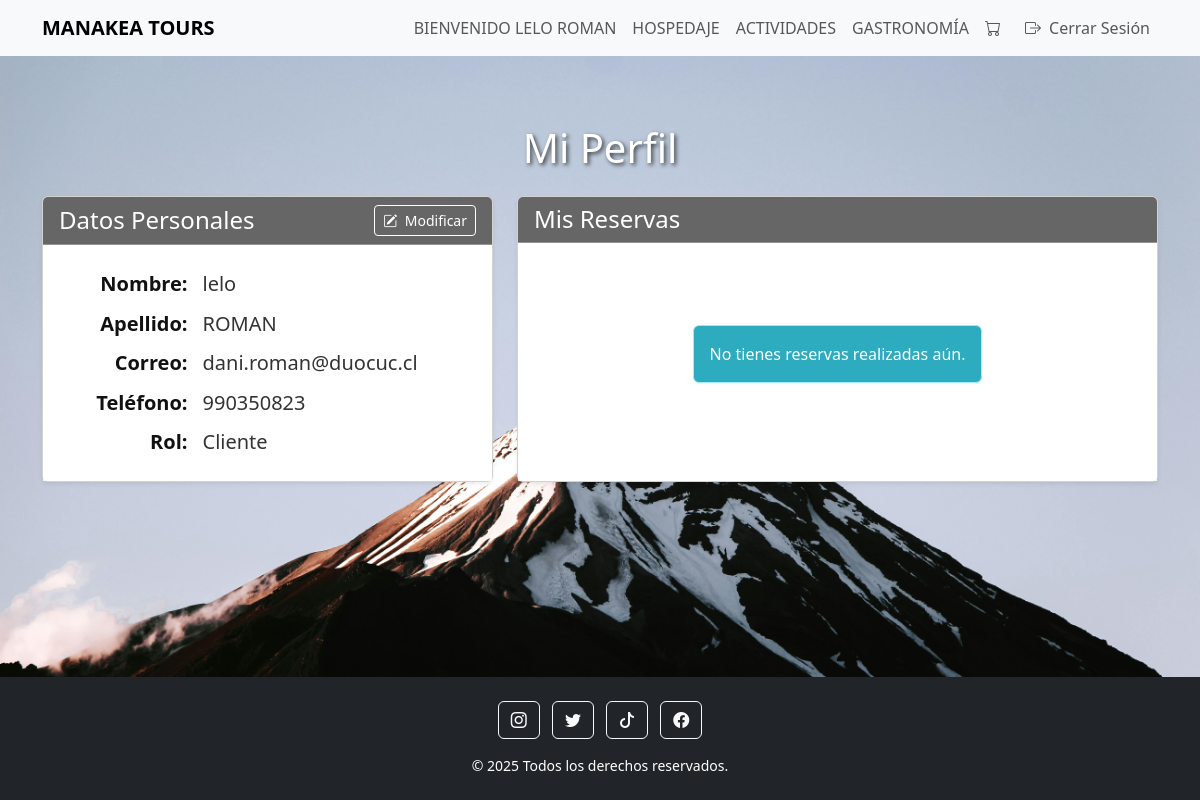
The app's page /perfil/ (signed in), older data.
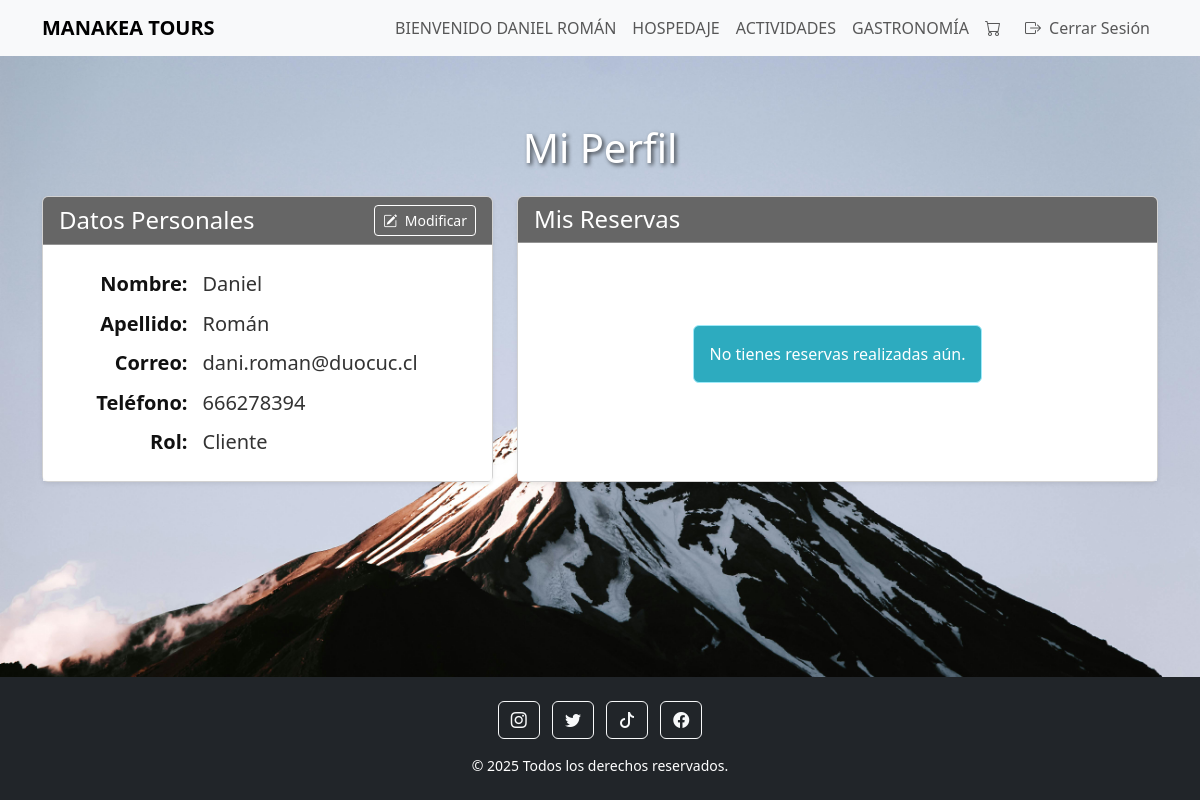
The same page, newer data.
### core/models.py (models this page shows, shortened)
class Usuario(AbstractBaseUser, PermissionsMixin):
    nombre = models.CharField(max_length=100)
    apellido = models.CharField(max_length=100)
    correo = models.EmailField(unique=True)
    telefono = models.CharField(max_length=20, blank=True, null=True) # Campo de teléfono
    tipo_usuario = models.ForeignKey(TipoUsuario, on_delete=models.SET_NULL, null=True, blank=True)
    is_active = models.BooleanField(default=True) # Indica si la cuenta está activa
    is_staff = models.BooleanField(default=False) # Necesario para acceder al admin de Django
    date_joined = models.DateTimeField(auto_now_add=True) # Fecha de creación del usuario
    objects = UsuarioManager() # Asigna tu Manager personalizado
    USERNAME_FIELD = 'correo' # Django usará 'correo' como campo de nombre de usuario para el login
    REQUIRED_FIELDS = ['nombre', 'apellido'] # Campos requeridos al crear un superusuario con createsuperuser
    class Meta:
        verbose_name = "Usuario"
        verbose_name_plural = "Usuarios"
    @property
    def is_cliente(self):
        return self.tipo_usuario and self.tipo_usuario.tipo_nombre == 'cliente'

### core/views.py (the view, shortened to what this page needs)
# urls.py: path('perfil/', views.perfil, name='perfil'),
@login_required(login_url='login')
def perfil(request):
    usuario_actual = request.user
    form_submitted_with_errors = False
    if request.method == 'POST':
        form = PerfilUsuarioForm(request.POST, instance=usuario_actual)
        if form.is_valid():
            form.save()
            messages.success(request, '¡Tus datos han sido actualizados correctamente!')
            return redirect('perfil')
        else:
            messages.error(request, 'Hubo un error al actualizar tus datos. Por favor, revisa el formulario.')
            form_submitted_with_errors = True
    else:
        form = PerfilUsuarioForm(instance=usuario_actual)
    reservas_data = []
    if is_cliente(usuario_actual):
        reservas_usuario = Reserva.objects.filter(usuario=usuario_actual).order_by('-fecha_reserva')
    context = {
        'form': form,
        'reservas': reservas_data,
        'form_submitted': form_submitted_with_errors,
        'user': usuario_actual,
    }
    return render(request, 'core/perfil.html', context)

### core/views.py (called while the page is built)
def is_cliente(user):
    return user.is_authenticated and user.is_cliente

### core/templates/core/perfil.html (shortened to what this page needs)
{% load static %}
<!DOCTYPE html>
<html lang="es">
<head>
    <link rel="stylesheet" href="{% static 'css/global.css'%}">
    <link href="https://cdn.jsdelivr.net/npm/bootstrap@5.3.0/dist/css/bootstrap.min.css" rel="stylesheet">
    <link rel="stylesheet" href="https://cdn.jsdelivr.net/npm/bootstrap-icons@1.10.5/font/bootstrap-icons.css">
    <link rel="stylesheet" href="https://cdnjs.cloudflare.com/ajax/libs/font-awesome/6.5.1/css/all.min.css" />
</head>
<body>
    <section class="bg-5">
        <nav class="navbar navbar-expand-md navbar-light bg-light">
            <div class="container">
                <a class="navbar-brand fw-bold" href="{% url 'inicioregistrado'%}">MANAKEA TOURS</a>
                <div class="collapse navbar-collapse justify-content-end" id="navbarNav">
                    <ul class="navbar-nav">
                        {% if user.is_authenticated %}
                            <li class="nav-item d-flex align-items-center">
                                <span class="nav-link welcome-message">BIENVENIDO {{ user.nombre|upper }} {{ user.apellido|upper }}</span>
                            </li>
                            <li class="nav-item">
                                <a class="nav-link" href="{% url 'hospedaje' %}">HOSPEDAJE</a>
                            </li>
                            <li class="nav-item">
                                <a class="nav-link" href="{% url 'actividad' %}">ACTIVIDADES</a>
                            </li>
                            <li class="nav-item">
                                <a class="nav-link" href="{% url 'gastronomia' %}">GASTRONOMÍA</a>
                            </li>
                            {% if user.is_cliente %}
                                <li class="nav-item">
                                    <a class="nav-link" href="{% url 'carrito' %}">
                                        <i class="bi bi-cart"></i>
                                    </a>
                                </li>
                            {% endif %}
                            <li class="nav-item">
                                <a class="nav-link btn btn-outline-danger btn-sm ms-2" href="{% url 'logout' %}">
                                    <i class="bi bi-box-arrow-right me-1"></i> Cerrar Sesión
                                </a>
                            </li>
                        {% endif %}
                    </ul>
                </div>
            </div>
        </nav>
        <div class="container my-5">
            <h1 class="text-center mb-4 text-white" style="text-shadow: 2px 2px 4px rgba(0,0,0,0.7);">Mi Perfil</h1>
            {% if user.is_authenticated %}
                <div class="row profile-row justify-content-center">
                    <div class="col-12 {% if user.is_cliente %}col-md-5{% else %}col-md-8{% endif %} profile-card-col mb-4">
                        <div class="card shadow-sm h-100">
                            <div class="card-header text-white d-flex justify-content-between align-items-center">
                                <h4 class="mb-0">Datos Personales</h4>
                                <button type="button" class="btn btn-outline-light btn-sm" id="toggleEditButton">
                                    <i class="bi bi-pencil-square me-1"></i> Modificar
                                </button>
                            </div>
                            <div class="card-body">
                                <div id="staticData">
                                    <p><strong>Nombre:</strong> <span>{{ user.nombre }}</span></p>
                                    <p><strong>Apellido:</strong> <span>{{ user.apellido }}</span></p>
                                    <p><strong>Correo:</strong> <span>{{ user.correo }}</span></p>
                                    <p><strong>Teléfono:</strong> <span>{{ user.telefono|default:"No registrado" }}</span></p>
                                    <p><strong>Rol:</strong>
                                        <span>
                                            {% if user.is_cliente %}Cliente
                                            {% elif user.is_anfitrion %}Anfitrión
                                            {% elif user.is_administrador %}Administrador
                                            {% else %}Desconocido (Rol no definido)
                                            {% endif %}
                                        </span>
                                    </p>
                                </div>
                            </div>
                        </div>
                    </div>
                    {% if user.is_cliente %}
                        <div class="col-12 col-md-7 profile-card-col mb-4">
                            <div class="card shadow-sm h-100">
                                <div class="card-header text-white">
                                    <h4 class="mb-0">Mis Reservas</h4>
                                </div>
                                <div class="card-body">
                                    {% if reservas %}
                                        <div class="table-responsive">
                                            <table class="table table-striped table-hover">
                                                <thead>
                                                    <tr>
                                                        <th>Tipo</th>
                                                        <th>Servicio</th>
                                                        <th>Fecha Inicio</th>
                                                        <th>Fecha Fin</th>
                                                        <th>Estado</th>
                                                        <th>Total</th>
                                                        <th>Acciones</th>
                                                    </tr>
                                                </thead>
                                                <tbody>
                                                    {% for reserva in reservas %}
                                                        <tr>
                                                            <td>{{ reserva.tipo_servicio }}</td>
                                                            <td>{{ reserva.nombre_servicio }}</td>
                                                            <td>{{ reserva.fecha_inicio|date:"d/m/Y" }}</td>
                                                            <td>{{ reserva.fecha_fin|date:"d/m/Y" }}</td>
                                                            <td>
                                                                {% if reserva.estado_display %}
                                                                    {% comment %}
                                                                        Asegúrate de que 'estado_display' contenga el texto exacto ('Pendiente', 'Confirmado', etc.)
                                                                        para que las clases se apliquen correctamente.
                                                                    {% endcomment %}
                                                                    {% if reserva.estado_display == 'Pendiente' %}
                                                                        <span class="badge bg-warning text-dark">{{ reserva.estado_display }}</span>
                                                                    {% elif reserva.estado_display == 'Confirmado' %}
                                                                        <span class="badge bg-success">{{ reserva.estado_display }}</span>
                                                                    {% elif reserva.estado_display == 'Cancelado' %}
                                                                        <span class="badge bg-danger">{{ reserva.estado_display }}</span>
                                                                    {% elif reserva.estado_display == 'Completado' %}
                                                                        <span class="badge bg-secondary">{{ reserva.estado_display }}</span>
                                                                    {% else %}
                                                                        <span class="badge bg-info">{{ reserva.estado_display }}</span>
                                                                    {% endif %}
                                                                {% else %}
                                                                    <span class="badge bg-secondary">{{ reserva.estado|capfirst }}</span>
                                                                {% endif %}
                                                            </td>
                                                            <td>${{ reserva.total|floatformat:0 }}</td>
                                                            <td>
                                                            </td>
                                                        </tr>
                                                    {% endfor %}
                                                </tbody>
                                            </table>
                                        </div>
                                    {% else %}
                                        <div class="alert alert-info text-center" role="alert">
                                            No tienes reservas realizadas aún.
                                        </div>
                                    {% endif %}
                                </div>
                            </div>
                        </div>
                    {% endif %}
                </div>
            {% else %}
                <div class="alert alert-warning text-center" role="alert">
                    Debes iniciar sesión para ver tu perfil.
                </div>
            {% endif %}
        </div>
        <footer class="bg-dark text-center text-white py-4 mt-5">
            <div class="container">
                <div class="mb-3">
                    <a href="https://www.instagram.com" target="_blank" class="btn btn-outline-light mx-1">
                        <i class="bi bi-instagram"></i>
                    </a>
                    <a href="https://www.twitter.com" target="_blank" class="btn btn-outline-light mx-1">
                        <i class="bi bi-twitter"></i>
                    </a>
                    <a href="https://www.tiktok.com" target="_blank" class="btn btn-outline-light mx-1">
                        <i class="bi bi-tiktok"></i>
                    </a>
                    <a href="https://www.facebook.com" target="_blank" class="btn btn-outline-light mx-1">
                        <i class="bi bi-facebook"></i>
                    </a>
                </div>
                <p class="mb-0 small">&copy; 2025 Todos los derechos reservados.</p>
            </div>
        </footer>
    </section>
</body>
</html>

### core/static/css/global.css (style rules this page uses)
body { min-height: 100vh; display: flex; flex-direction: column; margin: 0; padding: 0; }
.bg-5 { background-image: url(../img/pexels-lastly-633198.jpg); background-repeat: no-repeat; background-position: center center; background-size: cover; min-height: 100vh; display: flex; flex-direction: column; flex-grow: 1; }
.bg-5 > .container.my-5, .bg > .container, .bg-2 > .container, .bg-3 > .container, .bg-4 > .container { flex-grow: 1; padding-top: 20px; padding-bottom: 20px; }
.card-body { display: flex; flex-direction: column; }
.profile-card-col .card-header { background-color: rgba(0, 0, 0, 0.6); color: white; border-bottom: 1px solid rgba(255, 255, 255, 0.3); }
.profile-card-col .card-body { background-color: rgba(255, 255, 255, 0.8); color: #333; height: auto; padding: 1.5rem; flex-grow: 1; display: flex; flex-direction: column; justify-content: center; align-items: center; }
#staticData { display: flex; flex-direction: column; width: 100%; max-width: 400px; text-align: left; }
.profile-card-col .card-body p { color: #333; margin-bottom: 0.6rem; font-size: 1.25rem; display: flex; align-items: baseline; width: 100%; }
.profile-card-col .card-body p strong { color: #111; min-width: 120px; text-align: right; margin-right: 15px; flex-shrink: 0; }
.profile-card-col .card-body p span { flex-grow: 1; text-align: left; word-break: break-word; overflow-wrap: break-word; }
.profile-card-col .card-body p:last-child { margin-bottom: 0; }
.alert.alert-info { background-color: rgba(23, 162, 184, 0.9) !important; color: white; }
.card .btn { border-radius: 0.25rem; transition: all 0.2s ease-in-out; }
.card .btn-outline-light { color: white; border-color: white; }
.card .btn-sm { padding: 0.25rem 0.5rem; font-size: 0.875rem; }

Row changes from the older to the newer data that the page shows:
changed Usuario "dani.roman@duocuc.cl": nombre "LELO" → "DANIEL"; apellido "ROMAN" → "ROMÁN"; nombre "lelo" → "Daniel"; apellido "ROMAN" → "Román"; telefono "990350823" → "666278394"
